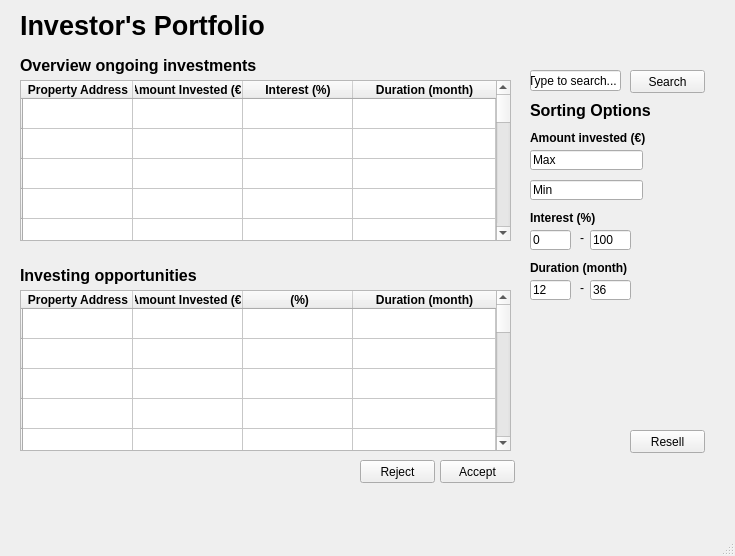
<?xml version="1.0" encoding="UTF-8"?>
<ui version="4.0">
 <class>MainWindow</class>
 <widget class="QMainWindow" name="MainWindow">
  <property name="geometry">
   <rect>
    <x>0</x>
    <y>0</y>
    <width>735</width>
    <height>556</height>
   </rect>
  </property>
  <property name="windowTitle">
   <string>MainWindow</string>
  </property>
  <widget class="QWidget" name="centralwidget">
   <widget class="QPushButton" name="ip_accept_pushbutton">
    <property name="geometry">
     <rect>
      <x>440</x>
      <y>460</y>
      <width>75</width>
      <height>23</height>
     </rect>
    </property>
    <property name="text">
     <string>Accept</string>
    </property>
   </widget>
   <widget class="QTableWidget" name="ip_ongoing_investments_table">
    <property name="geometry">
     <rect>
      <x>20</x>
      <y>80</y>
      <width>491</width>
      <height>161</height>
     </rect>
    </property>
    <property name="maximumSize">
     <size>
      <width>641</width>
      <height>16777215</height>
     </size>
    </property>
    <property name="font">
     <font>
      <weight>75</weight>
      <bold>true</bold>
     </font>
    </property>
    <property name="alternatingRowColors">
     <bool>false</bool>
    </property>
    <attribute name="horizontalHeaderDefaultSectionSize">
     <number>110</number>
    </attribute>
    <attribute name="horizontalHeaderStretchLastSection">
     <bool>true</bool>
    </attribute>
    <row>
     <property name="text">
      <string/>
     </property>
    </row>
    <row>
     <property name="text">
      <string/>
     </property>
    </row>
    <row>
     <property name="text">
      <string/>
     </property>
    </row>
    <row>
     <property name="text">
      <string/>
     </property>
    </row>
    <row>
     <property name="text">
      <string/>
     </property>
    </row>
    <row>
     <property name="text">
      <string/>
     </property>
    </row>
    <row>
     <property name="text">
      <string/>
     </property>
    </row>
    <row>
     <property name="text">
      <string/>
     </property>
    </row>
    <row>
     <property name="text">
      <string/>
     </property>
    </row>
    <row>
     <property name="text">
      <string/>
     </property>
    </row>
    <row>
     <property name="text">
      <string/>
     </property>
    </row>
    <row>
     <property name="text">
      <string/>
     </property>
    </row>
    <row>
     <property name="text">
      <string/>
     </property>
    </row>
    <row>
     <property name="text">
      <string/>
     </property>
    </row>
    <row>
     <property name="text">
      <string/>
     </property>
    </row>
    <row>
     <property name="text">
      <string/>
     </property>
    </row>
    <row>
     <property name="text">
      <string/>
     </property>
    </row>
    <row>
     <property name="text">
      <string/>
     </property>
    </row>
    <row>
     <property name="text">
      <string/>
     </property>
    </row>
    <column>
     <property name="text">
      <string>Property Address</string>
     </property>
    </column>
    <column>
     <property name="text">
      <string>Amount Invested (€)</string>
     </property>
     <property name="font">
      <font>
       <weight>75</weight>
       <bold>true</bold>
      </font>
     </property>
    </column>
    <column>
     <property name="text">
      <string>Interest (%)</string>
     </property>
     <property name="font">
      <font>
       <weight>75</weight>
       <bold>true</bold>
      </font>
     </property>
    </column>
    <column>
     <property name="text">
      <string>Duration (month)</string>
     </property>
     <property name="font">
      <font>
       <weight>75</weight>
       <bold>true</bold>
      </font>
     </property>
    </column>
   </widget>
   <widget class="QPushButton" name="ip_reject_pushbutton">
    <property name="geometry">
     <rect>
      <x>360</x>
      <y>460</y>
      <width>75</width>
      <height>23</height>
     </rect>
    </property>
    <property name="text">
     <string>Reject</string>
    </property>
   </widget>
   <widget class="QLabel" name="ip_ongoing_investments_label">
    <property name="geometry">
     <rect>
      <x>20</x>
      <y>50</y>
      <width>291</width>
      <height>31</height>
     </rect>
    </property>
    <property name="font">
     <font>
      <pointsize>12</pointsize>
      <weight>50</weight>
      <bold>false</bold>
     </font>
    </property>
    <property name="text">
     <string>&lt;html&gt;&lt;head/&gt;&lt;body&gt;&lt;p&gt;&lt;span style=&quot; font-weight:600;&quot;&gt;Overview ongoing investments&lt;/span&gt;&lt;/p&gt;&lt;/body&gt;&lt;/html&gt;</string>
    </property>
   </widget>
   <widget class="QLabel" name="ip_investors_portfolio_label">
    <property name="geometry">
     <rect>
      <x>20</x>
      <y>10</y>
      <width>311</width>
      <height>31</height>
     </rect>
    </property>
    <property name="font">
     <font>
      <pointsize>20</pointsize>
      <weight>75</weight>
      <bold>true</bold>
     </font>
    </property>
    <property name="text">
     <string>Investor's Portfolio</string>
    </property>
   </widget>
   <widget class="QTableWidget" name="ip_investing_opportunities_table">
    <property name="geometry">
     <rect>
      <x>20</x>
      <y>290</y>
      <width>491</width>
      <height>161</height>
     </rect>
    </property>
    <property name="maximumSize">
     <size>
      <width>641</width>
      <height>16777215</height>
     </size>
    </property>
    <property name="font">
     <font>
      <weight>75</weight>
      <bold>true</bold>
     </font>
    </property>
    <property name="alternatingRowColors">
     <bool>false</bool>
    </property>
    <attribute name="horizontalHeaderDefaultSectionSize">
     <number>110</number>
    </attribute>
    <attribute name="horizontalHeaderStretchLastSection">
     <bool>true</bool>
    </attribute>
    <row>
     <property name="text">
      <string/>
     </property>
    </row>
    <row>
     <property name="text">
      <string/>
     </property>
    </row>
    <row>
     <property name="text">
      <string/>
     </property>
    </row>
    <row>
     <property name="text">
      <string/>
     </property>
    </row>
    <row>
     <property name="text">
      <string/>
     </property>
    </row>
    <row>
     <property name="text">
      <string/>
     </property>
    </row>
    <row>
     <property name="text">
      <string/>
     </property>
    </row>
    <row>
     <property name="text">
      <string/>
     </property>
    </row>
    <row>
     <property name="text">
      <string/>
     </property>
    </row>
    <row>
     <property name="text">
      <string/>
     </property>
    </row>
    <row>
     <property name="text">
      <string/>
     </property>
    </row>
    <row>
     <property name="text">
      <string/>
     </property>
    </row>
    <row>
     <property name="text">
      <string/>
     </property>
    </row>
    <row>
     <property name="text">
      <string/>
     </property>
    </row>
    <row>
     <property name="text">
      <string/>
     </property>
    </row>
    <row>
     <property name="text">
      <string/>
     </property>
    </row>
    <row>
     <property name="text">
      <string/>
     </property>
    </row>
    <row>
     <property name="text">
      <string/>
     </property>
    </row>
    <row>
     <property name="text">
      <string/>
     </property>
    </row>
    <column>
     <property name="text">
      <string>Property Address</string>
     </property>
    </column>
    <column>
     <property name="text">
      <string>Amount Invested (€)</string>
     </property>
     <property name="font">
      <font>
       <weight>75</weight>
       <bold>true</bold>
      </font>
     </property>
    </column>
    <column>
     <property name="text">
      <string> (%)</string>
     </property>
     <property name="font">
      <font>
       <weight>75</weight>
       <bold>true</bold>
      </font>
     </property>
    </column>
    <column>
     <property name="text">
      <string>Duration (month)</string>
     </property>
     <property name="font">
      <font>
       <weight>75</weight>
       <bold>true</bold>
      </font>
     </property>
    </column>
   </widget>
   <widget class="QLabel" name="ip_investing_opportunities_label">
    <property name="geometry">
     <rect>
      <x>20</x>
      <y>260</y>
      <width>221</width>
      <height>31</height>
     </rect>
    </property>
    <property name="font">
     <font>
      <pointsize>12</pointsize>
      <weight>50</weight>
      <bold>false</bold>
     </font>
    </property>
    <property name="text">
     <string>&lt;html&gt;&lt;head/&gt;&lt;body&gt;&lt;p&gt;&lt;span style=&quot; font-weight:600;&quot;&gt;Investing opportunities&lt;/span&gt;&lt;/p&gt;&lt;/body&gt;&lt;/html&gt;</string>
    </property>
   </widget>
   <widget class="QLabel" name="ip_interest_label">
    <property name="geometry">
     <rect>
      <x>530</x>
      <y>210</y>
      <width>81</width>
      <height>16</height>
     </rect>
    </property>
    <property name="font">
     <font>
      <weight>75</weight>
      <bold>true</bold>
     </font>
    </property>
    <property name="text">
     <string>Interest (%)</string>
    </property>
   </widget>
   <widget class="QLabel" name="ip_duration_label">
    <property name="geometry">
     <rect>
      <x>530</x>
      <y>260</y>
      <width>151</width>
      <height>16</height>
     </rect>
    </property>
    <property name="font">
     <font>
      <weight>75</weight>
      <bold>true</bold>
     </font>
    </property>
    <property name="text">
     <string>Duration (month)</string>
    </property>
   </widget>
   <widget class="QLineEdit" name="ip_duration1_lineedit">
    <property name="geometry">
     <rect>
      <x>530</x>
      <y>280</y>
      <width>41</width>
      <height>20</height>
     </rect>
    </property>
    <property name="text">
     <string>12</string>
    </property>
   </widget>
   <widget class="QLabel" name="ip_duration_dash_label">
    <property name="geometry">
     <rect>
      <x>580</x>
      <y>280</y>
      <width>16</width>
      <height>16</height>
     </rect>
    </property>
    <property name="text">
     <string>-</string>
    </property>
   </widget>
   <widget class="QLineEdit" name="ip_min_amount_lineedit">
    <property name="geometry">
     <rect>
      <x>530</x>
      <y>180</y>
      <width>113</width>
      <height>20</height>
     </rect>
    </property>
    <property name="text">
     <string>Min</string>
    </property>
   </widget>
   <widget class="QPushButton" name="ip_search_pushbutton">
    <property name="geometry">
     <rect>
      <x>630</x>
      <y>70</y>
      <width>75</width>
      <height>23</height>
     </rect>
    </property>
    <property name="text">
     <string>Search</string>
    </property>
   </widget>
   <widget class="QLineEdit" name="ip_duration2_lineedit">
    <property name="geometry">
     <rect>
      <x>590</x>
      <y>280</y>
      <width>41</width>
      <height>20</height>
     </rect>
    </property>
    <property name="text">
     <string>36</string>
    </property>
   </widget>
   <widget class="QLineEdit" name="ip_interest2_lineedit">
    <property name="geometry">
     <rect>
      <x>590</x>
      <y>230</y>
      <width>41</width>
      <height>20</height>
     </rect>
    </property>
    <property name="text">
     <string>100</string>
    </property>
   </widget>
   <widget class="QLabel" name="ip_amount_invested_label">
    <property name="geometry">
     <rect>
      <x>530</x>
      <y>130</y>
      <width>171</width>
      <height>16</height>
     </rect>
    </property>
    <property name="font">
     <font>
      <weight>75</weight>
      <bold>true</bold>
     </font>
    </property>
    <property name="text">
     <string>Amount invested (€)</string>
    </property>
   </widget>
   <widget class="QLabel" name="ip_sorting_options_label">
    <property name="geometry">
     <rect>
      <x>530</x>
      <y>100</y>
      <width>161</width>
      <height>21</height>
     </rect>
    </property>
    <property name="font">
     <font>
      <pointsize>12</pointsize>
      <weight>50</weight>
      <bold>false</bold>
     </font>
    </property>
    <property name="text">
     <string>&lt;html&gt;&lt;head/&gt;&lt;body&gt;&lt;p&gt;&lt;span style=&quot; font-weight:600;&quot;&gt;Sorting Options&lt;/span&gt;&lt;/p&gt;&lt;/body&gt;&lt;/html&gt;</string>
    </property>
   </widget>
   <widget class="QLineEdit" name="ip_search_lineedit">
    <property name="geometry">
     <rect>
      <x>530</x>
      <y>70</y>
      <width>91</width>
      <height>21</height>
     </rect>
    </property>
    <property name="text">
     <string>Type to search...</string>
    </property>
   </widget>
   <widget class="QLineEdit" name="ip_interest1_lineedit">
    <property name="geometry">
     <rect>
      <x>530</x>
      <y>230</y>
      <width>41</width>
      <height>20</height>
     </rect>
    </property>
    <property name="text">
     <string>0</string>
    </property>
   </widget>
   <widget class="QPushButton" name="ip_resell_pushbutton">
    <property name="geometry">
     <rect>
      <x>630</x>
      <y>430</y>
      <width>75</width>
      <height>23</height>
     </rect>
    </property>
    <property name="text">
     <string>Resell</string>
    </property>
   </widget>
   <widget class="QLineEdit" name="ip_max_lineedit">
    <property name="geometry">
     <rect>
      <x>530</x>
      <y>150</y>
      <width>113</width>
      <height>20</height>
     </rect>
    </property>
    <property name="text">
     <string>Max</string>
    </property>
   </widget>
   <widget class="QLabel" name="ip_interest_dash_label">
    <property name="geometry">
     <rect>
      <x>580</x>
      <y>230</y>
      <width>16</width>
      <height>16</height>
     </rect>
    </property>
    <property name="text">
     <string>-</string>
    </property>
   </widget>
  </widget>
  <widget class="QMenuBar" name="menubar">
   <property name="geometry">
    <rect>
     <x>0</x>
     <y>0</y>
     <width>735</width>
     <height>25</height>
    </rect>
   </property>
  </widget>
  <widget class="QStatusBar" name="statusbar"/>
 </widget>
 <resources/>
 <connections/>
</ui>
